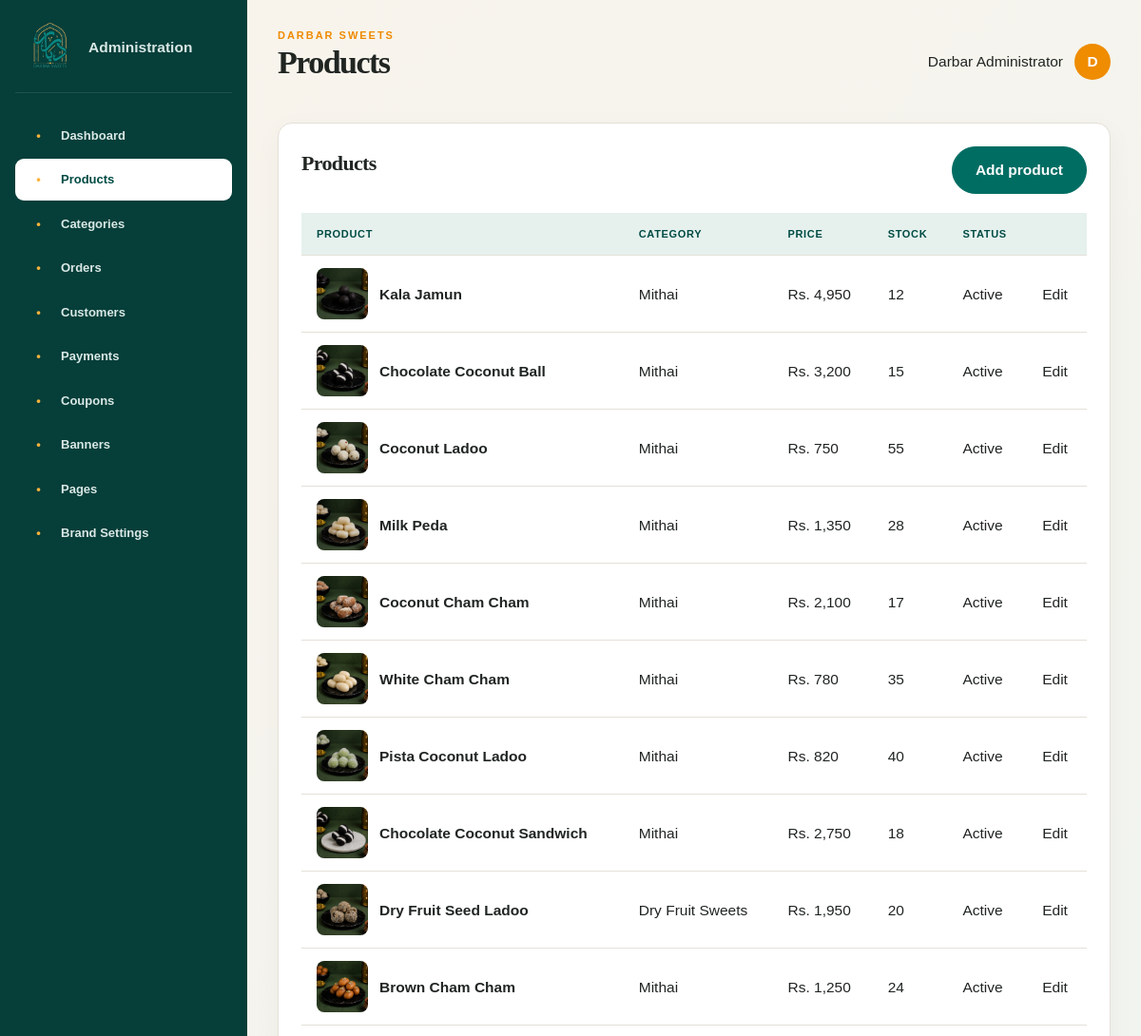
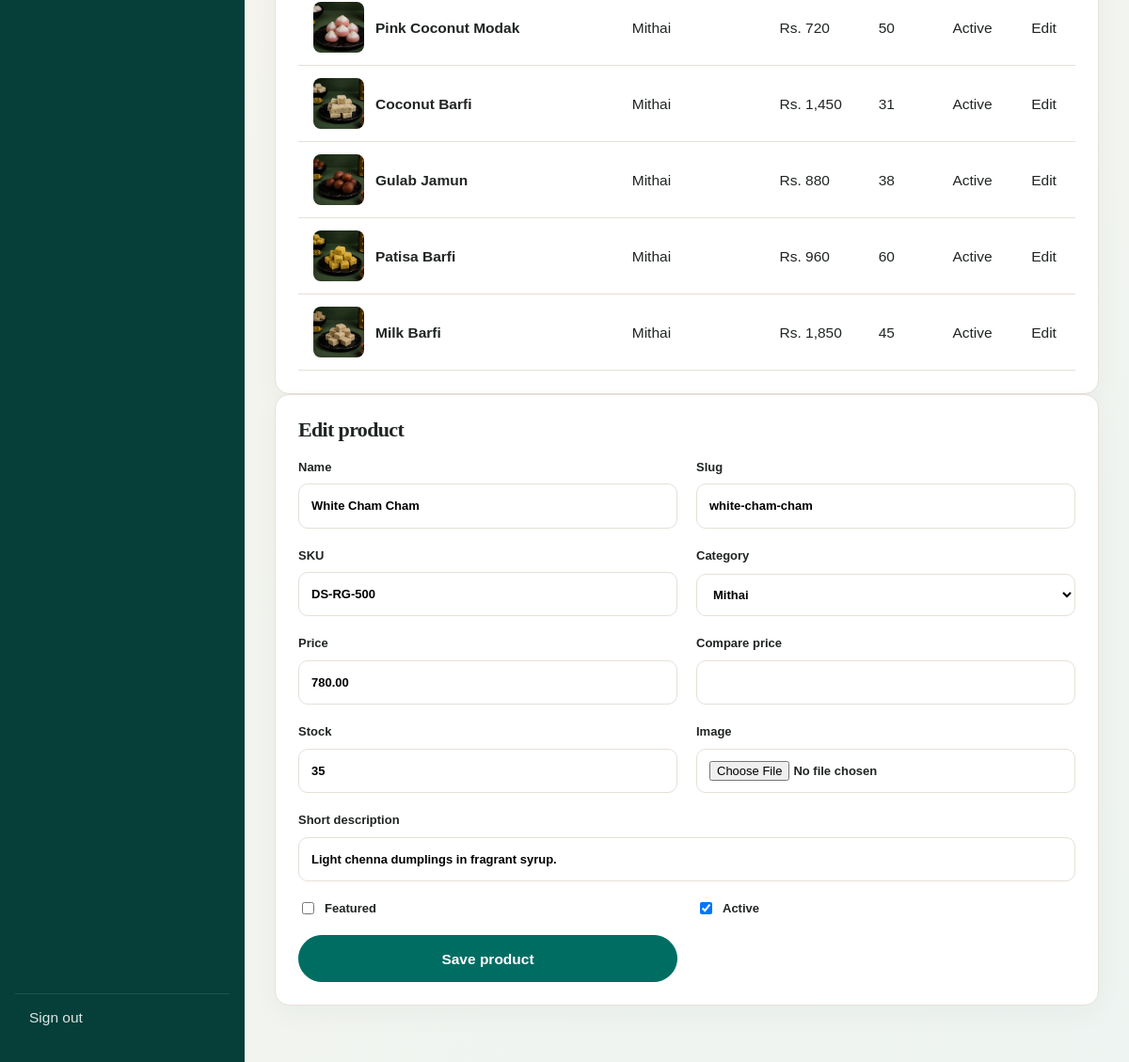
Screenshot of /admin/index.php?section=products&edit=10 (signed in) with the database file from the repository (2 pictures, top to bottom).
### tables this page shows
CREATE TABLE products(id INT UNSIGNED AUTO_INCREMENT PRIMARY KEY,category_id INT UNSIGNED,name VARCHAR(160) NOT NULL,slug VARCHAR(180) UNIQUE,sku VARCHAR(60) UNIQUE,short_description VARCHAR(255),description TEXT,ingredients TEXT,allergens TEXT,price DECIMAL(12,2) NOT NULL,compare_price DECIMAL(12,2),stock INT DEFAULT 0,image VARCHAR(255),is_featured TINYINT(1) DEFAULT 0,is_active TINYINT(1) DEFAULT 1,created_at TIMESTAMP DEFAULT CURRENT_TIMESTAMP,updated_at TIMESTAMP DEFAULT CURRENT_TIMESTAMP ON UPDATE CURRENT_TIMESTAMP,INDEX idx_product_category(category_id),FOREIGN KEY(category_id) REFERENCES categories(id) ON DELETE SET NULL);

CREATE TABLE categories(id INT UNSIGNED AUTO_INCREMENT PRIMARY KEY,name VARCHAR(100) NOT NULL,slug VARCHAR(120) UNIQUE,image VARCHAR(255),description TEXT,sort_order INT DEFAULT 0,is_featured TINYINT(1) DEFAULT 0,is_active TINYINT(1) DEFAULT 1);

### admin/index.php (the view, shortened to what this page needs)
<?php
session_name('darbar_admin');session_start();require dirname(__DIR__).'/includes/db.php';
function ae($v):string{return htmlspecialchars((string)$v,ENT_QUOTES,'UTF-8');}
function token():string{$_SESSION['admin_csrf']??=bin2hex(random_bytes(32));return $_SESSION['admin_csrf'];}
?><?php
$section=preg_replace('/[^a-z-]/','',$_GET['section']??'dashboard');$labels=['dashboard'=>'Dashboard','products'=>'Products','categories'=>'Categories','orders'=>'Orders','customers'=>'Customers','payments'=>'Payments','coupons'=>'Coupons','banners'=>'Banners','pages'=>'Pages','settings'=>'Brand Settings'];$title=$labels[$section]??'Dashboard';$editId=(int)($_GET['edit']??0);
$stats=['orders'=>0,'revenue'=>0,'customers'=>0,'pending'=>0,'products'=>0,'low_stock'=>0,'average'=>0,'paid'=>0];
if($pdo){
 $stats['orders']=$pdo->query('SELECT COUNT(*) FROM orders')->fetchColumn();
 $stats['revenue']=$pdo->query("SELECT COALESCE(SUM(total),0) FROM orders WHERE status!='cancelled'")->fetchColumn();
 $stats['customers']=$pdo->query('SELECT COUNT(*) FROM users')->fetchColumn();
 $stats['pending']=$pdo->query("SELECT COUNT(*) FROM orders WHERE status='pending'")->fetchColumn();
 $stats['products']=$pdo->query('SELECT COUNT(*) FROM products WHERE is_active=1')->fetchColumn();
 $stats['low_stock']=$pdo->query('SELECT COUNT(*) FROM products WHERE is_active=1 AND stock<=10')->fetchColumn();
 $stats['average']=$pdo->query("SELECT COALESCE(AVG(total),0) FROM orders WHERE status!='cancelled'")->fetchColumn();
 $stats['paid']=$pdo->query("SELECT COALESCE(SUM(amount),0) FROM payments WHERE status='paid'")->fetchColumn();
}
?><!doctype html><html><head><meta charset="utf-8"><meta name="viewport" content="width=device-width"><link rel="stylesheet" href="../assets/css/style.css"><link rel="stylesheet" href="style.css"><title><?=ae($title)?> · Darbar Admin</title></head><body class="admin-shell"><aside class="admin-sidebar"><a class="admin-logo" href="index.php"><img src="../uploads/logo/darbar-sweets-logo.png"><span>Administration</span></a><nav><?php foreach($labels as $k=>$v):?><a class="<?=$section===$k?'active':''?>" href="?section=<?=$k?>"><i>•</i><?=$v?></a><?php endforeach?></nav><a class="logout" href="?logout=1">Sign out</a></aside><main class="admin-main"><header class="admin-top"><div><span class="eyebrow">Darbar Sweets</span><h1><?=ae($title)?></h1></div><div class="admin-user"><span><?=ae($_SESSION['admin_name'])?></span><b><?=ae(substr($_SESSION['admin_name'],0,1))?></b></div></header><?php if($flash):?><p class="admin-notice success"><?=ae($flash)?></p><?php endif?><?php if($error):?><p class="admin-notice error"><?=ae($error)?></p><?php endif?>
<?php if($section==='dashboard'):?><div class="stats"><?php foreach([['Total orders',$stats['orders']],['Total revenue','Rs. '.number_format((float)$stats['revenue'])],['Customers',$stats['customers']],['Pending orders',$stats['pending']],['Active products',$stats['products']],['Low stock',$stats['low_stock']],['Average order','Rs. '.number_format((float)$stats['average'])],['Paid amount','Rs. '.number_format((float)$stats['paid'])]] as $s):?><article><span><?=$s[0]?></span><strong><?=$s[1]?></strong></article><?php endforeach?></div><section class="panel"><h2>Live website control</h2><p><?=$pdo?'Connected to MySQL database <strong>darbar_sweets</strong>. Products, categories, banners, orders, customers, coupons and branding saved here publish directly to the storefront.':'Database connection failed. Check includes/db.php and confirm MySQL is running.'?></p></section>
<?php elseif($section==='products'):$rows=$pdo->query('SELECT p.*,c.name category FROM products p LEFT JOIN categories c ON c.id=p.category_id ORDER BY p.id DESC')->fetchAll();$cats=$pdo->query('SELECT id,name FROM categories ORDER BY sort_order')->fetchAll();$edit=null;foreach($rows as $r)if($r['id']===$editId)$edit=$r;?><section class="panel"><div class="panel-head"><h2>Products</h2><a class="btn" href="?section=products&edit=-1">Add product</a></div><div class="responsive-table"><table><thead><tr><th>Product</th><th>Category</th><th>Price</th><th>Stock</th><th>Status</th><th></th></tr></thead><tbody><?php foreach($rows as $r):?><tr><td><div class="table-product"><img src="../<?=ae($r['image'])?>"><b><?=ae($r['name'])?></b></div></td><td><?=ae($r['category'])?></td><td>Rs. <?=number_format((float)$r['price'])?></td><td><?=$r['stock']?></td><td><?=$r['is_active']?'Active':'Hidden'?></td><td><a href="?section=products&edit=<?=$r['id']?>">Edit</a></td></tr><?php endforeach?></tbody></table></div></section><?php if($editId):?><section class="panel"><h2><?=$edit?'Edit':'Add'?> product</h2><form method="post" enctype="multipart/form-data" class="admin-form-grid"><input type="hidden" name="csrf" value="<?=token()?>"><input type="hidden" name="action" value="product_save"><input type="hidden" name="id" value="<?=$edit['id']??0?>"><input type="hidden" name="old_image" value="<?=ae($edit['image']??'')?>"><label>Name<input name="name" required value="<?=ae($edit['name']??'')?>"></label><label>Slug<input name="slug" required value="<?=ae($edit['slug']??'')?>"></label><label>SKU<input name="sku" value="<?=ae($edit['sku']??'')?>"></label><label>Category<select name="category_id"><?php foreach($cats as $c):?><option value="<?=$c['id']?>" <?=($edit['category_id']??0)==$c['id']?'selected':''?>><?=ae($c['name'])?></option><?php endforeach?></select></label><label>Price<input type="number" step=".01" name="price" required value="<?=ae($edit['price']??0)?>"></label><label>Compare price<input type="number" step=".01" name="compare_price" value="<?=ae($edit['compare_price']??'')?>"></label><label>Stock<input type="number" name="stock" value="<?=ae($edit['stock']??0)?>"></label><label>Image<input type="file" name="image"></label><label class="wide">Short description<input name="short_description" value="<?=ae($edit['short_description']??'')?>"></label><label class="check"><input type="checkbox" name="is_featured" <?=($edit['is_featured']??0)?'checked':''?>> Featured</label><label class="check"><input type="checkbox" name="is_active" <?=($edit['is_active']??1)?'checked':''?>> Active</label><button class="btn">Save product</button></form></section><?php endif?>
<?php endif?></main></body></html>

### assets/css/style.css (style rules this page uses)
:root { --color-primary:#006d63;--color-primary-deep:#004b44;--color-secondary:#ef8c00;--color-accent:#d7a52a;--color-dark:#202522;--color-muted:#69716d;--color-light-bg:#faf7f2;--color-surface:#fff;--color-border:#e5e0d8;--color-success:#2e7d32;--color-danger:#c62828;--shadow:0 20px 60px rgba(29,44,37,.1);--radius:18px;--font-head:"Playfair Display",serif;--font-body:"DM Sans",sans-serif }
* { box-sizing:border-box }
html { scroll-behavior:smooth }
body { margin:0;color:var(--color-dark);background:var(--color-light-bg);font:15.5px/1.65 var(--font-body);-webkit-font-smoothing:antialiased }
img { max-width:100%;display:block }
a { color:inherit;text-decoration:none }
button,input,select,textarea { font:inherit }
h1,h2,h3 { font-family:var(--font-head);line-height:1.15;margin:0 0 16px }
h1 { font-size:clamp(42px,6vw,78px);letter-spacing:-.045em }
h2 { font-size:clamp(30px,4vw,48px);letter-spacing:-.03em }
.eyebrow { text-transform:uppercase;letter-spacing:.18em;font-weight:700;color:var(--color-secondary);font-size:11px;display:block;margin-bottom:14px }
.btn { display:inline-flex;align-items:center;justify-content:center;min-height:50px;padding:0 24px;border:1px solid var(--color-primary);border-radius:100px;background:var(--color-primary);color:#fff;font-weight:700;cursor:pointer;transition:.22s transform,.22s background,.22s box-shadow }
label { display:grid;gap:7px;font-weight:600;font-size:13px;margin-bottom:18px }
input,select,textarea { width:100%;border:1px solid var(--color-border);border-radius:10px;background:#fff;padding:12px 13px;outline:0;transition:.2s }
.responsive-table { overflow:auto }

### admin/style.css (style rules this page uses)
.admin-shell { background:#f3f5f3 }
.admin-sidebar { position:fixed;inset:0 auto 0 0;width:260px;background:#063e39;color:#d9e8e5;padding:22px 16px;display:flex;flex-direction:column }
.admin-logo { display:flex;align-items:center;gap:12px;padding:0 10px 20px;border-bottom:1px solid rgba(255,255,255,.1) }
.admin-logo img { width:55px;height:55px;object-fit:contain;mix-blend-mode:screen }
.admin-logo span { font-weight:700 }
.admin-sidebar nav { padding:20px 0;overflow:auto }
.admin-sidebar nav a { display:flex;align-items:center;gap:13px;padding:11px 14px;margin:3px 0;border-radius:9px;font-weight:600;font-size:13px }
.admin-sidebar nav a i { width:21px;text-align:center;font-style:normal;color:#f9b33b }
.admin-sidebar nav a:hover,.admin-sidebar nav a.active { background:#fff;color:var(--color-primary-deep) }
.logout { margin-top:auto;padding:12px 15px;border-top:1px solid rgba(255,255,255,.1) }
.admin-main { margin-left:260px;padding:28px 32px 60px }
.admin-top { display:flex;align-items:center;justify-content:space-between;margin-bottom:28px }
.admin-top h1 { font-size:34px }
.admin-top .eyebrow { margin:0 }
.admin-user { display:flex;align-items:center;gap:12px }
.admin-user b { display:grid;place-items:center;width:38px;height:38px;border-radius:50%;background:var(--color-secondary);color:#fff }
.stats article,.panel { background:#fff;border:1px solid var(--color-border);border-radius:15px;box-shadow:0 8px 30px rgba(20,50,40,.04) }
.panel { padding:24px }
.panel h2 { font-size:22px }
.panel-head { display:flex;align-items:center;justify-content:space-between;gap:20px }
table { width:100%;border-collapse:collapse;margin-top:20px }
th { background:#e6f1ee;font-size:11px;text-transform:uppercase;letter-spacing:.06em;color:var(--color-primary-deep) }
th,td { text-align:left;padding:13px 16px;border-bottom:1px solid var(--color-border) }
.admin-form-grid { display:grid;grid-template-columns:1fr 1fr;gap:0 20px }
.admin-form-grid .wide { grid-column:1/-1 }
.table-product { display:flex;align-items:center;gap:12px }
.table-product img { width:54px;height:54px;object-fit:cover;border-radius:8px }
.check { display:flex!important;align-items:center;gap:8px }
.check input { width:auto }
.responsive-table { overflow:auto }
.logout { cursor:pointer }

### admin/premium-admin.css (style rules this page uses)
:root { --ink:#102d2a;--paper:#fbf7ef;--teal:#006f67;--orange:#ef8a00 }
.admin-main { background:linear-gradient(135deg,#f8f4ec,#eef4f1);min-height:100vh }
.eyebrow { display:block;color:var(--orange);font-size:11px;font-weight:800;letter-spacing:.18em;margin-bottom:5px }

### rows the page displays
products: image (picture), name "Kala Jamun", category.name "Mithai", price "4,950", stock "12", is_active "Active"
products: image (picture), name "Chocolate Coconut Ball", category.name "Mithai", price "3,200", stock "15", is_active "Active"
products: image (picture), name "Coconut Ladoo", category.name "Mithai", price "750", stock "55", is_active "Active"
products: image (picture), name "Milk Peda", category.name "Mithai", price "1,350", stock "28", is_active "Active"
products: image (picture), name "Coconut Cham Cham", category.name "Mithai", price "2,100", stock "17", is_active "Active"
products: image (picture), name "White Cham Cham", category.name "Mithai", price "780", stock "35", shows "Active", slug "white-cham-cham", sku "DS-RG-500", category_id "Mithai", price "780.00", short_description "Light chenna dumplings in fragrant syrup.", is_active "☑"
products: image (picture), name "Pista Coconut Ladoo", category.name "Mithai", price "820", stock "40", is_active "Active"
products: image (picture), name "Chocolate Coconut Sandwich", category.name "Mithai", price "2,750", stock "18", is_active "Active"
products: image (picture), name "Dry Fruit Seed Ladoo", category.name "Dry Fruit Sweets", price "1,950", stock "20", is_active "Active"
products: image (picture), name "Brown Cham Cham", category.name "Mithai", price "1,250", stock "24", is_active "Active"
products: image (picture), name "Pink Coconut Modak", category.name "Mithai", price "720", stock "50", is_active "Active"
products: image (picture), name "Coconut Barfi", category.name "Mithai", price "1,450", stock "31", is_active "Active"
products: image (picture), name "Gulab Jamun", category.name "Mithai", price "880", stock "38", is_active "Active"
products: image (picture), name "Patisa Barfi", category.name "Mithai", price "960", stock "60", is_active "Active"
products: image (picture), name "Milk Barfi", category.name "Mithai", price "1,850", stock "45", is_active "Active"

### other values shown
$v "Dashboard"
$v "Products"
$v "Categories"
$v "Orders"
$v "Customers"
$v "Payments"
$v "Coupons"
$v "Banners"
$v "Pages"
$v "Brand Settings"
ae($title) "Products"
ae($_SESSION['admin_name']) "Darbar Administrator"
ae(substr($_SESSION['admin_name'],0,1)) "D"
